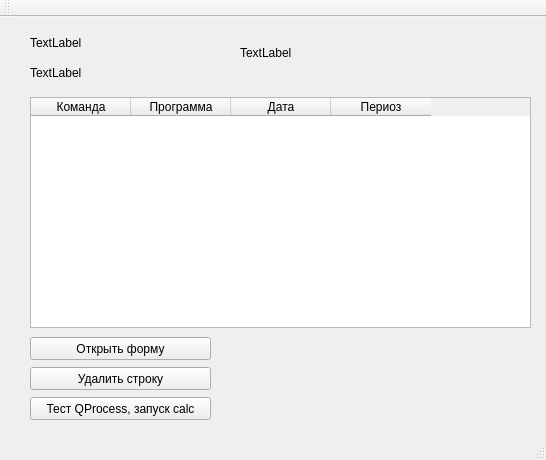
<?xml version="1.0" encoding="UTF-8"?>
<ui version="4.0">
 <class>MainWindow</class>
 <widget class="QMainWindow" name="MainWindow">
  <property name="geometry">
   <rect>
    <x>0</x>
    <y>0</y>
    <width>546</width>
    <height>460</height>
   </rect>
  </property>
  <property name="windowTitle">
   <string>MainWindow</string>
  </property>
  <widget class="QWidget" name="centralWidget">
   <widget class="QPushButton" name="pushButton_calc">
    <property name="geometry">
     <rect>
      <x>30</x>
      <y>380</y>
      <width>181</width>
      <height>23</height>
     </rect>
    </property>
    <property name="text">
     <string>Тест QProcess, запуск calc</string>
    </property>
   </widget>
   <widget class="QLabel" name="label_start">
    <property name="geometry">
     <rect>
      <x>30</x>
      <y>10</y>
      <width>231</width>
      <height>31</height>
     </rect>
    </property>
    <property name="text">
     <string>TextLabel</string>
    </property>
   </widget>
   <widget class="QLabel" name="label_run">
    <property name="geometry">
     <rect>
      <x>30</x>
      <y>40</y>
      <width>151</width>
      <height>31</height>
     </rect>
    </property>
    <property name="text">
     <string>TextLabel</string>
    </property>
   </widget>
   <widget class="QLabel" name="label_cur">
    <property name="geometry">
     <rect>
      <x>240</x>
      <y>20</y>
      <width>161</width>
      <height>31</height>
     </rect>
    </property>
    <property name="text">
     <string>TextLabel</string>
    </property>
   </widget>
   <widget class="QTableWidget" name="tableWidget">
    <property name="geometry">
     <rect>
      <x>30</x>
      <y>80</y>
      <width>501</width>
      <height>231</height>
     </rect>
    </property>
    <column>
     <property name="text">
      <string>Команда</string>
     </property>
    </column>
    <column>
     <property name="text">
      <string>Программа</string>
     </property>
    </column>
    <column>
     <property name="text">
      <string>Дата</string>
     </property>
    </column>
    <column>
     <property name="text">
      <string>Периоз</string>
     </property>
    </column>
   </widget>
   <widget class="QPushButton" name="pushButton_new_row">
    <property name="geometry">
     <rect>
      <x>30</x>
      <y>320</y>
      <width>181</width>
      <height>23</height>
     </rect>
    </property>
    <property name="text">
     <string>Открыть форму</string>
    </property>
   </widget>
   <widget class="QPushButton" name="pushButton_deleteRow">
    <property name="geometry">
     <rect>
      <x>30</x>
      <y>350</y>
      <width>181</width>
      <height>23</height>
     </rect>
    </property>
    <property name="text">
     <string>Удалить строку</string>
    </property>
   </widget>
  </widget>
  <widget class="QMenuBar" name="menuBar">
   <property name="geometry">
    <rect>
     <x>0</x>
     <y>0</y>
     <width>546</width>
     <height>21</height>
    </rect>
   </property>
  </widget>
  <widget class="QToolBar" name="mainToolBar">
   <attribute name="toolBarArea">
    <enum>TopToolBarArea</enum>
   </attribute>
   <attribute name="toolBarBreak">
    <bool>false</bool>
   </attribute>
  </widget>
  <widget class="QStatusBar" name="statusBar"/>
 </widget>
 <layoutdefault spacing="6" margin="11"/>
 <resources/>
 <connections/>
</ui>
